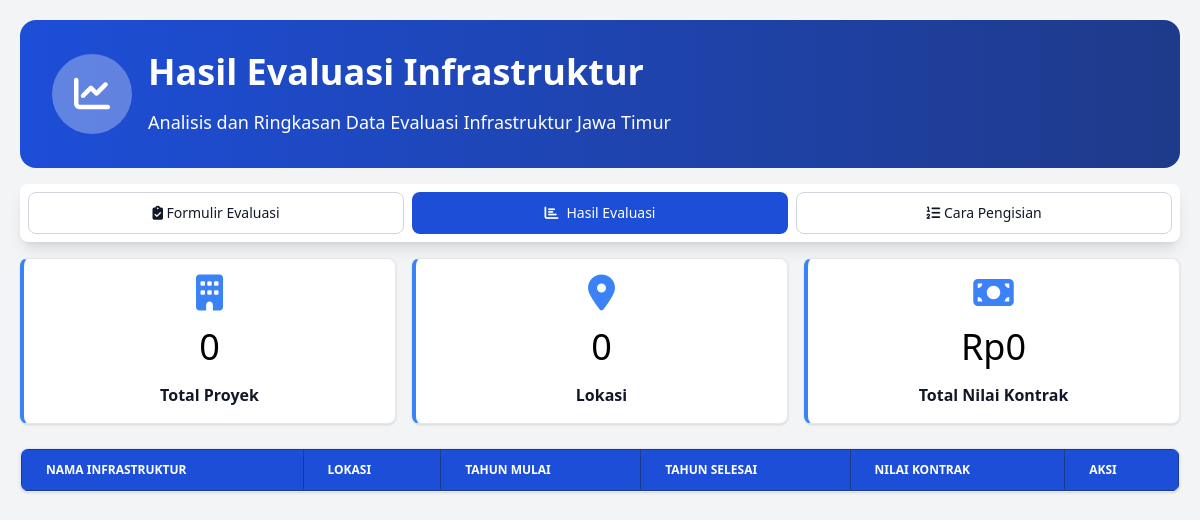
/hasil.php, run on an earlier commit of the app's database.
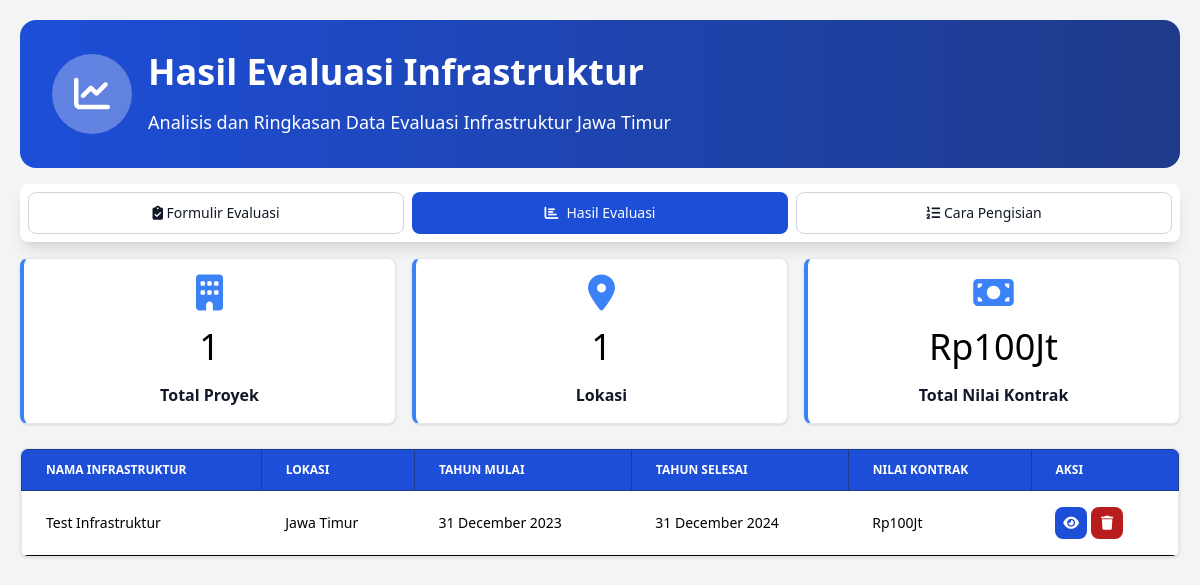
And on a later commit of the database.
### tables this page shows
CREATE TABLE IF NOT EXISTS `infrastruktur` (
  `id` int NOT NULL AUTO_INCREMENT,
  `nama_infra` varchar(255) DEFAULT NULL,
  `lokasi_infra` varchar(255) DEFAULT NULL,
  `nilai_kontrak` varchar(255) DEFAULT NULL,
  `tahun_mulai` varchar(255) DEFAULT NULL,
  `tahun_selesai` varchar(255) DEFAULT NULL,
  PRIMARY KEY (`id`)
);

### utils.php (called while the page is built)
<?php
function formatRupiahSingkat($angka)
{
    if ($angka >= 1000000000) {
        $hasil = number_format($angka / 1000000000, 1) . 'M';
    } elseif ($angka >= 1000000) {
        $hasil = number_format($angka / 1000000, 1) . 'Jt';
    } elseif ($angka >= 1000) {
        $hasil = number_format($angka / 1000, 1) . 'Rb';
    } else {
        $hasil = number_format($angka, 0);
    }
    $hasil = str_replace('.0', '', $hasil);
    return $hasil;
}

### hasil.php (the view, shortened to what this page needs)
<?php
require_once 'db.php';
require_once 'utils.php';
$title = 'Hasil Evaluasi Infrastruktur';
$subtitle = 'Analisis dan Ringkasan Data Evaluasi Infrastruktur Jawa Timur';
$active = 'hasil';
$icon = 'chart-line';
$stmt = $conn->prepare('select * from infrastruktur');
$stmt->execute();
$infrastruktur = $stmt->fetchAll(PDO::FETCH_ASSOC);
$stmt = $conn->query('select count(*) as total from infrastruktur');
$infrastrukturCount = $stmt->fetch(PDO::FETCH_ASSOC);
$stmt = $conn->query('select distinct count(lokasi_infra) as total from infrastruktur');
$infrastrukturLokasiCount = $stmt->fetch(PDO::FETCH_ASSOC);
$stmt = $conn->query('select sum(nilai_kontrak) as total from infrastruktur');
$infrastrukturNilaiKontrakCount = $stmt->fetch(PDO::FETCH_ASSOC);
?>
<div class="space-y-6">
    <div class="grid grid-cols-1 md:grid-cols-3 gap-4">
        <div class="bg-white border-l-4 border-l-blue-500! border border-gray-200 rounded-lg shadow-sm flex flex-col items-center gap-4 p-4">
            <i class="fas fa-building text-blue-500 text-4xl"></i>
            <p class= text-4xl font-bold"><?= $infrastrukturCount['total'] ?></p>
            <h3 class="font-semibold text-gray-900">
                Total Proyek
            </h3>
        </div>
        <div class="bg-white border-l-4 border-l-blue-500! border border-gray-200 rounded-lg shadow-sm flex flex-col items-center gap-4 p-4">
            <i class="fas fa-map-marker-alt text-blue-500 text-4xl"></i>
            <p class= text-4xl font-bold"><?= $infrastrukturLokasiCount['total'] ?></p>
            <h3 class="font-semibold text-gray-900">
                Lokasi
            </h3>
        </div>
        <div class="bg-white border-l-4 border-l-blue-500! border border-gray-200 rounded-lg shadow-sm flex flex-col items-center gap-4 p-4">
            <i class="fas fa-money-bill text-blue-500 text-4xl"></i>
            <p class= text-4xl font-bold">Rp<?= formatRupiahSingkat($infrastrukturNilaiKontrakCount['total'] ?? 0, 0, ',', '.') ?></p>
            <h3 class="font-semibold text-gray-900">
                Total Nilai Kontrak
            </h3>
        </div>
    </div>
    <div class="overflow-auto bg-white border border-gray-200 rounded-lg shadow-sm flex flex-col gap-4">
        <table class="border border-collapse w-full text-sm text-left rtl:text-right">
            <thead class="text-xs [&_th]:uppercase [&_th]:text-white md:[&_th]:border [&_th]:border-blue-900 [&_th] bg-blue-700">
                <tr>
                    <th class="px-6 py-3">Nama Infrastruktur</th>
                    <th class="px-6 py-3">Lokasi</th>
                    <th class="px-6 py-3">Tahun Mulai</th>
                    <th class="px-6 py-3">Tahun Selesai</th>
                    <th class="px-6 py-3">Nilai Kontrak</th>
                    <th class="px-6 py-3">Aksi</th>
                </tr>
            </thead>
            <tbody>
                <?php foreach ($infrastruktur as $infrastruktur): ?>
                    <tr class="bg-white border-b">
                        <td class="px-6 py-4"><?= $infrastruktur['nama_infra'] ?></td>
                        <td class="px-6 py-4"><?= $infrastruktur['lokasi_infra'] ?></td>
                        <td class="px-6 py-4"><?= date('d F Y', strtotime($infrastruktur['tahun_mulai'])) ?></td>
                        <td class="px-6 py-4"><?= date('d F Y', strtotime($infrastruktur['tahun_selesai'])) ?></td>
                        <td class="px-6 py-4">Rp<?= formatRupiahSingkat($infrastruktur['nilai_kontrak'], 0, ',', '.') ?></td>
                        <td class="px-6 py-4">
                            <div class="flex gap-1">
                                <button class="text-white bg-blue-700 hover:bg-blue-800 focus:ring-4 focus:outline-none focus:ring-blue-300 font-medium rounded-lg text-sm justify-center items-center text-center inline-flex aspect-square w-8 h-8" onclick="showModal(<?= $infrastruktur['id'] ?>)" title="Lihat Detail" data-modal-target="detail-modal" data-modal-toggle="detail-modal">
                                    <i class="fas fa-eye"></i>
                                </button>
                                <button class="focus:outline-none text-white bg-red-700 hover:bg-red-800 focus:ring-4 focus:ring-red-300 font-medium rounded-lg text-sm aspect-square w-8 h-8" onclick="confirmDelete(<?= $infrastruktur['id'] ?>)" title="Hapus Data">
                                    <i class="fas fa-trash"></i>
                                </button>
                            </div>
                        </td>
                    </tr>
                <?php endforeach; ?>
            </tbody>
        </table>
    </div>
</div>
<?php
$content = ob_get_clean();
include 'layout.php';

### layout.php (shortened to what this page needs)
<?php
function vite($asset)
{
    $prod = true;
    if (!$prod) {
        return "http://localhost:5173/$asset";
    } else {
        $manifest = json_decode(file_get_contents('public/.vite/manifest.json'), true);
        return "public/{$manifest[$asset]['file']}";
    }
}
?>
<!DOCTYPE html>
<html lang="en">
<head>
    <link rel="stylesheet" href="https://cdnjs.cloudflare.com/ajax/libs/font-awesome/6.4.0/css/all.min.css">
    <link rel="stylesheet" href="<?= vite('resources/css/app.css') ?>">
</head>
<body class="bg-gray-100">
    <main class="max-w-[1400px] overflow-hidden w-full mx-auto p-5 space-y-4">
        <header>
            <div class="rounded-2xl p-8 bg-gradient-to-r from-blue-700 to-blue-900 flex flex-col md:flex-row  gap-4 items-center">
                <div class="bg-white/30 rounded-full h-20 w-20 flex items-center justify-center">
                    <i class="fas fa-<?= $icon ?> text-4xl text-white"></i>
                </div>
                <div class="flex flex-col gap-4 text-center md:text-start">
                    <h1 class="text-white text-4xl font-bold"><?= $title ?></h1>
                    <p class="description text-white text-lg"><?= $subtitle ?></p>
                </div>
            </div>
        </header>
        <nav>
            <div class="p-2 shadow-lg rounded-lg grid grid-cols-1 md:grid-cols-3 gap-2 bg-white">
                <button type="button" class="<?= $active == 'index' ? 'flex items-center gap-2 justify-center text-white bg-blue-700 hover:bg-blue-800 focus:ring-4 focus:ring-blue-300 font-medium rounded-lg text-sm px-5 py-2.5 focus:outline-none' : 'text-gray-900 bg-white border border-gray-300 focus:outline-none hover:bg-gray-100 focus:ring-4 focus:ring-gray-100 font-medium rounded-lg text-sm px-5 py-2.5' ?>" onclick="window.location.href='index.php'">
                    <i class="fas fa-clipboard-check"></i>
                    <span>Formulir Evaluasi</span>
                </button>
                <button type="button" class="<?= $active == 'hasil' ? 'flex items-center gap-2 justify-center text-white bg-blue-700 hover:bg-blue-800 focus:ring-4 focus:ring-blue-300 font-medium rounded-lg text-sm px-5 py-2.5 focus:outline-none' : 'text-gray-900 bg-white border border-gray-300 focus:outline-none hover:bg-gray-100 focus:ring-4 focus:ring-gray-100 font-medium rounded-lg text-sm px-5 py-2.5' ?>" onclick="window.location.href='hasil.php'">
                    <i class="fas fa-chart-bar"></i>
                    <span>Hasil Evaluasi</span>
                </button>
                <button type="button" class="<?= $active == 'tutorial' ? 'flex items-center gap-2 justify-center text-white bg-blue-700 hover:bg-blue-800 focus:ring-4 focus:ring-blue-300 font-medium rounded-lg text-sm px-5 py-2.5 focus:outline-none' : 'text-gray-900 bg-white border border-gray-300 focus:outline-none hover:bg-gray-100 focus:ring-4 focus:ring-gray-100 font-medium rounded-lg text-sm px-5 py-2.5' ?>" onclick="window.location.href='tutorial.php'">
                    <i class="fas fa-list-ol"></i>
                    <span>Cara Pengisian</span>
                </button>
            </div>
        </nav>
        <section>
            <?= $content ?>
        </section>
    </main>
</body>
</html>

What changed in the data, as far as the page shows it:
added infrastruktur: nama_infra "Test Infrastruktur", lokasi_infra "Jawa Timur", tahun_mulai "31 December 2023", tahun_selesai "31 December 2024", nilai_kontrak "100Jt"
Also different on the page:
$infrastrukturCount['total']: "0" → "1"
$infrastrukturLokasiCount['total']: "0" → "1"
text no longer shown: "0"
text now shown: "100Jt"
